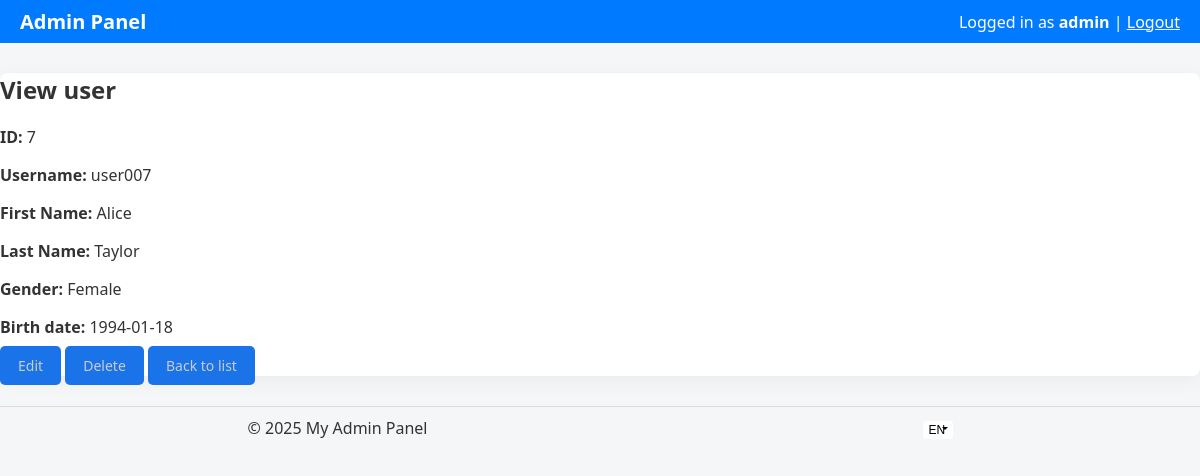
The app's page /user/view/7 (signed in) with its own data.
### tables this page shows
CREATE TABLE `users` (
  `id` int(11) UNSIGNED NOT NULL,
  `login` varchar(50) NOT NULL,
  `password` varchar(255) NOT NULL,
  `first_name` varchar(50) NOT NULL,
  `last_name` varchar(50) NOT NULL,
  `gender` enum('male','female') DEFAULT NULL,
  `birth_date` date DEFAULT NULL,
  `created_at` timestamp NOT NULL DEFAULT current_timestamp()
);

### src/services/Renderer.php (called while the page is built, shortened)
<?php
class Renderer
{
	public function render($controller, $view, $vars = [])
	{
		$file = $this->getViewFile($controller, $view);
		function text($name)
		{
			return Application::i()->translator()->get($name);
		}
		include $file;
	}
	private function getViewFile($controller, $view)
	{
		return __DIR__ . "/../views/{$controller}/{$view}.php";
	}
}

### src/controllers/UserController.php (called while the page is built, shortened)
<?php
class UserController
{
	private $userModel;
	public function __construct($app)
	{
		$this->userModel = new User($app->db());
	}
	public function view($id)
	{
		$user = $this->userModel->getById($id);
		$vars = ['user' => $user];
		Application::i()->renderer()->render('user', 'view', $vars);
	}
}

### src/Application.php (called while the page is built, shortened)
<?php
class Application extends Singleton
{
	private $translator;
	private $db;
	private $router;
	protected function __construct()
	{
		$this->translator = new Translator;
		$this->db = new Database(DB_HOST, DB_NAME, DB_USER, DB_PASS);
		$this->router = new Router($this);
	}
	public function translator()
	{
		return $this->translator;
	}
	public function db()
	{
		return $this->db;
	}
	public function start()
	{
		try
		{
			$this->db->connect();
			$this->router->handle(isset($_GET['route']) ? $_GET['route'] : 'user/listUsers');
		}
		catch (Exception $e) {
			echo 'Undefined exception: ' . $e->getMessage();
			exit;
		}
	}
}

### index.php (called while the page is built, shortened)
<?php
Application::i()->start();

### bootstrap/classes/Singleton.php (called while the page is built, shortened)
<?php
abstract class Singleton
{
	protected static $instances = [];
	public static function i()
	{
		$className = get_called_class();
		if (!isset(static::$instances[$className])) {
			static::$instances[$className] = new static();
		}
		return static::$instances[$className];
	}
}

### src/services/Translator.php (called while the page is built, shortened)
<?php
class Translator
{
	private $messages = [];
	public $available_langs = [];
	public function __construct()
	{
		$this->available_langs = $this->getAvailableLangs();
	}
	private function getAvailableLangs()
	{
		$res = [];
		foreach (glob(__DIR__ . "/../lang/*.php") as $v) {
			if ($p = realpath($v)) {
				$res[pathinfo($p, PATHINFO_FILENAME)] = $p;
			}
		}
		return $res;
	}
	public function loadDefaultLang()
	{
		$this->default_messages = $this->loadFile(DEFAULT_LANG);
	}
	public function hasLang($lang)
	{
		return isset($this->available_langs[$lang]);
	}
	private function loadFile($lang)
	{
		if ($this->hasLang($lang)) {
			$data = include $this->available_langs[$lang];
			if (is_array($data)) {
				return $data;
			}
		}
		return [];
	}
	public function get($key)
	{
		return $this->messages[$key] ?? $this->default_messages[$key] ?? $key;
	}
}

### src/lang/en.php (called while the page is built)
<?php
return [
	'admin_panel' => 'Admin Panel',
	'admin_login' => 'Admin Login',
	'username' => 'Username',
	'password' => 'Password',
	'login' => 'Login',
	'invalid_csrf' => 'Invalid CSRF token',
	'invalid_username_or_password' => 'Invalid username or password',
	'user_not_found' => 'User not found',
	'update_failed' => 'Update failed',
	'incorrect_pass' => 'Password must be at least 6 characters.',
	'add_new_user' => 'Add new user',
	'id' => 'ID',
	'first_name' => 'First Name',
	'last_name' => 'Last Name',
	'birth_date' => 'Birth date',
	'gender' => 'Gender',
	'actions' => 'Actions',
	'view' => 'View',
	'edit' => 'Edit',
	'delete' => 'Delete',
	'prev' => 'Prev',
	'next' => 'Next',
	'back_to_list' => 'Back to list',
	'cancel' => 'Cancel',
	'logged_in_as' => 'Logged in as',
	'logout' => 'Logout',
	'update' => 'Update',
	'male' => 'Male',
	'female' => 'Female',
	'select' => 'Select',
	'my_admin_panel' => 'My Admin Panel',
	'view_user' => 'View user',
	'user_list' => 'User list',
	'edit_user' => 'Edit user',
	'delete_user' => 'Delete user',
	'yes_delete' => 'Yes, Delete',
	'new_password_edit' => 'New Password (leave blank to keep current)',
	'are_you_sure_to_delete' => 'Are you sure you want to delete user',
	'add' => 'Add',
	'page_not_found' => 'Page not found',
	'no_users_found' => 'No users found',
	'duplicated_entry_user_err' => 'The user already exists',
	'invalid_first_name' => 'First name must be at least 3 characters',
	'invalid_last_name' => 'Last name must be at least 3 characters',
	'invalid_username' => 'Username must be at least 4 characters',
];

### src/models/User.php (called while the page is built, shortened)
<?php
class User
{
	private $db;
	private $table = 'users';
	public function __construct($db)
	{
		$this->db = $db;
	}
	public function getById($id)
	{
		$sql = "SELECT * FROM {$this->table} WHERE id = :id";
		return $this->db->fetch($sql, ['id' => $id]);
	}
}

### src/services/Database.php (called while the page is built, shortened)
<?php
class Database
{
	private $host;
	private $dbname;
	private $username;
	private $password;
	private $charset;
	private $pdo;
	private $options = [
		PDO::ATTR_ERRMODE => PDO::ERRMODE_EXCEPTION,
		PDO::ATTR_DEFAULT_FETCH_MODE => PDO::FETCH_ASSOC,
		PDO::ATTR_EMULATE_PREPARES => false,
	];
	public function __construct($host, $dbname, $username, $password, $charset = DB_CHARSET)
	{
		$this->host = $host;
		$this->dbname = $dbname;
		$this->username = $username;
		$this->password = $password;
		$this->charset = $charset;
	}
	public function connect()
	{
		try {
			$dsn = "mysql:host={$this->host};charset={$this->charset}";
			$this->pdo = new PDO($dsn, $this->username, $this->password, $this->options);
			$dsn = "mysql:host={$this->host};dbname={$this->dbname};charset={$this->charset}";
			$this->pdo = new PDO($dsn, $this->username, $this->password, $this->options);
		} catch (PDOException $e) {
			die("Database connection failed: " . $e->getMessage());
		}
	}
	private function createDatabaseIfNotExists()
	{
		$sql = "CREATE DATABASE IF NOT EXISTS " . $this->dbname;
		$this->pdo->exec($sql);
	}
	public function query($sql, $params = [])
	{
		$stmt = $this->pdo->prepare($sql);
		$stmt->execute($params);
		return $stmt;
	}
	public function fetch($sql, $params = [])
	{
		return $this->query($sql, $params)->fetch();
	}
}

### src/views/user/view.php (the view, shortened to what this page needs)
<?php include __DIR__ . '/../layout/header.php'; ?>
<h2><?= text('view_user') ?></h2>
<?php if ($user): ?>
	<p><strong><?= text('id') ?>:</strong> <?= htmlspecialchars($user['id']) ?></p>
	<p><strong><?= text('username') ?>:</strong> <?= htmlspecialchars($user['login']) ?></p>
	<p><strong><?= text('first_name') ?>:</strong> <?= htmlspecialchars($user['first_name']) ?></p>
	<p><strong><?= text('last_name') ?>:</strong> <?= htmlspecialchars($user['last_name']) ?></p>
	<p><strong><?= text('gender') ?>:</strong> <?= text($user['gender']) ?></p>
	<p><strong><?= text('birth_date') ?>:</strong> <?= htmlspecialchars($user['birth_date']) ?></p>
	<a href="/user/form/<?= $user['id'] ?>" class="btn"><?= text('edit') ?></a>
	<a href="/user/delete/<?= $user['id'] ?>" class="btn"><?= text('delete') ?></a>
	<a href="<?= isset($_SESSION['previous_page']) ? htmlspecialchars($_SESSION['previous_page']) : '/user/listUsers' ?>" class="btn"><?= text('back_to_list') ?></a>
<?php endif; ?>
<?php include __DIR__ . '/../layout/footer.php'; ?>

### assets/css/style.css (style rules this page uses)
body { font-family: 'Segoe UI', Tahoma, Geneva, Verdana, sans-serif; background-color: #f4f6f8; margin: 0; padding: 0; color: #333; }
button, input[type="submit"], .btn { background-color: #1a73e8; color: #cccccc; border: none; padding: 10px 18px; border-radius: 5px; cursor: pointer; font-size: 14px; transition: background-color 0.2s, transform 0.1s; }
a { color: #1a73e8; text-decoration: none; transition: color 0.2s, text-decoration 0.2s; }

### records on screen
users: id "7", login "user007", first_name "Alice", last_name "Taylor", gender "Female", birth_date "1994-01-18"

### other values on screen
text('admin_panel') "Admin Panel"
text('logged_in_as') "Logged in as"
$_SESSION['admin_username'] "admin"
text('logout') "Logout"
text('view_user') "View user"
text('id') "ID"
text('username') "Username"
text('first_name') "First Name"
text('last_name') "Last Name"
text('gender') "Gender"
text('birth_date') "Birth date"
text('edit') "Edit"
text('delete') "Delete"
text('back_to_list') "Back to list"
text('my_admin_panel') "My Admin Panel"
